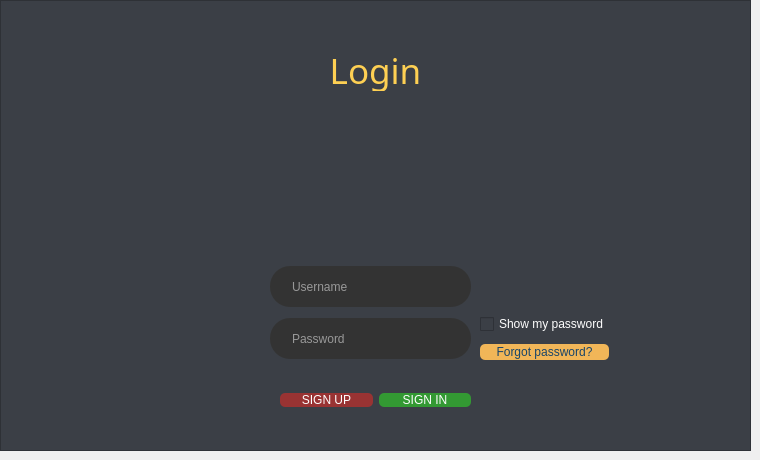
     <widget class="QWidget" name="Login">
      <widget class="QFrame" name="frame_2">
       <property name="geometry">
        <rect>
         <x>0</x>
         <y>0</y>
         <width>751</width>
         <height>451</height>
        </rect>
       </property>
       <property name="styleSheet">
        <string notr="true">background-color: rgb(59, 63, 70);</string>
       </property>
       <property name="frameShape">
        <enum>QFrame::StyledPanel</enum>
       </property>
       <property name="frameShadow">
        <enum>QFrame::Raised</enum>
       </property>
       <widget class="QLabel" name="label">
        <property name="geometry">
         <rect>
          <x>0</x>
          <y>50</y>
          <width>751</width>
          <height>41</height>
         </rect>
        </property>
        <property name="font">
         <font>
          <family>Droid Sans</family>
          <pointsize>-1</pointsize>
         </font>
        </property>
        <property name="styleSheet">
         <string notr="true">text-align: center;
color: rgb(254, 208, 83);
margin: 0 auto;
font-size: 35px;
font-family: 'Droid Sans';</string>
        </property>
        <property name="text">
         <string>Login</string>
        </property>
        <property name="alignment">
         <set>Qt::AlignCenter</set>
        </property>
        <property name="buddy">
         <cstring>loginButton</cstring>
        </property>
       </widget>
       <widget class="QLineEdit" name="usernameBox">
        <property name="geometry">
         <rect>
          <x>270</x>
          <y>266</y>
          <width>201</width>
          <height>41</height>
         </rect>
        </property>
        <property name="palette">
         <palette>
          <active>
           <colorrole role="WindowText">
            <brush brushstyle="SolidPattern">
             <color alpha="255">
              <red>254</red>
              <green>254</green>
              <blue>254</blue>
             </color>
            </brush>
           </colorrole>
           <colorrole role="Button">
            <brush brushstyle="SolidPattern">
             <color alpha="255">
              <red>51</red>
              <green>51</green>
              <blue>51</blue>
             </color>
            </brush>
           </colorrole>
           <colorrole role="Text">
            <brush brushstyle="SolidPattern">
             <color alpha="255">
              <red>254</red>
              <green>254</green>
              <blue>254</blue>
             </color>
            </brush>
           </colorrole>
           <colorrole role="ButtonText">
            <brush brushstyle="SolidPattern">
             <color alpha="255">
              <red>254</red>
              <green>254</green>
              <blue>254</blue>
             </color>
            </brush>
           </colorrole>
           <colorrole role="Base">
            <brush brushstyle="SolidPattern">
             <color alpha="255">
              <red>51</red>
              <green>51</green>
              <blue>51</blue>
             </color>
            </brush>
           </colorrole>
           <colorrole role="Window">
            <brush brushstyle="SolidPattern">
             <color alpha="255">
              <red>51</red>
              <green>51</green>
              <blue>51</blue>
             </color>
            </brush>
           </colorrole>
           <colorrole role="PlaceholderText">
            <brush brushstyle="SolidPattern">
             <color alpha="255">
              <red>254</red>
              <green>254</green>
              <blue>254</blue>
             </color>
            </brush>
           </colorrole>
          </active>
          <inactive>
           <colorrole role="WindowText">
            <brush brushstyle="SolidPattern">
             <color alpha="255">
              <red>254</red>
              <green>254</green>
              <blue>254</blue>
             </color>
            </brush>
           </colorrole>
           <colorrole role="Button">
            <brush brushstyle="SolidPattern">
             <color alpha="255">
              <red>51</red>
              <green>51</green>
              <blue>51</blue>
             </color>
            </brush>
           </colorrole>
           <colorrole role="Text">
            <brush brushstyle="SolidPattern">
             <color alpha="255">
              <red>254</red>
              <green>254</green>
              <blue>254</blue>
             </color>
            </brush>
           </colorrole>
           <colorrole role="ButtonText">
            <brush brushstyle="SolidPattern">
             <color alpha="255">
              <red>254</red>
              <green>254</green>
              <blue>254</blue>
             </color>
            </brush>
           </colorrole>
           <colorrole role="Base">
            <brush brushstyle="SolidPattern">
             <color alpha="255">
              <red>51</red>
              <green>51</green>
              <blue>51</blue>
             </color>
            </brush>
           </colorrole>
           <colorrole role="Window">
            <brush brushstyle="SolidPattern">
             <color alpha="255">
              <red>51</red>
              <green>51</green>
              <blue>51</blue>
             </color>
            </brush>
           </colorrole>
           <colorrole role="PlaceholderText">
            <brush brushstyle="SolidPattern">
             <color alpha="255">
              <red>254</red>
              <green>254</green>
              <blue>254</blue>
             </color>
            </brush>
           </colorrole>
          </inactive>
          <disabled>
           <colorrole role="WindowText">
            <brush brushstyle="SolidPattern">
             <color alpha="255">
              <red>254</red>
              <green>254</green>
              <blue>254</blue>
             </color>
            </brush>
           </colorrole>
           <colorrole role="Button">
            <brush brushstyle="SolidPattern">
             <color alpha="255">
              <red>51</red>
              <green>51</green>
              <blue>51</blue>
             </color>
            </brush>
           </colorrole>
           <colorrole role="Text">
            <brush brushstyle="SolidPattern">
             <color alpha="255">
              <red>254</red>
              <green>254</green>
              <blue>254</blue>
             </color>
            </brush>
           </colorrole>
           <colorrole role="ButtonText">
            <brush brushstyle="SolidPattern">
             <color alpha="255">
              <red>254</red>
              <green>254</green>
              <blue>254</blue>
             </color>
            </brush>
           </colorrole>
           <colorrole role="Base">
            <brush brushstyle="SolidPattern">
             <color alpha="255">
              <red>51</red>
              <green>51</green>
              <blue>51</blue>
             </color>
            </brush>
           </colorrole>
           <colorrole role="Window">
            <brush brushstyle="SolidPattern">
             <color alpha="255">
              <red>51</red>
              <green>51</green>
              <blue>51</blue>
             </color>
            </brush>
           </colorrole>
           <colorrole role="PlaceholderText">
            <brush brushstyle="SolidPattern">
             <color alpha="255">
              <red>254</red>
              <green>254</green>
              <blue>254</blue>
             </color>
            </brush>
           </colorrole>
          </disabled>
         </palette>
        </property>
        <property name="font">
         <font>
          <kerning>true</kerning>
         </font>
        </property>
        <property name="layoutDirection">
         <enum>Qt::LeftToRight</enum>
        </property>
        <property name="styleSheet">
         <string notr="true">padding-left: 20px;
padding-right: 20px;
border-radius: 20px;
background: #333;
color: #fefefe;</string>
        </property>
        <property name="text">
         <string/>
        </property>
        <property name="frame">
         <bool>false</bool>
        </property>
        <property name="cursorPosition">
         <number>0</number>
        </property>
        <property name="placeholderText">
         <string>Username</string>
        </property>
       </widget>
       <widget class="QLineEdit" name="passwordBox">
        <property name="geometry">
         <rect>
          <x>270</x>
          <y>318</y>
          <width>201</width>
          <height>41</height>
         </rect>
        </property>
        <property name="palette">
         <palette>
          <active>
           <colorrole role="WindowText">
            <brush brushstyle="SolidPattern">
             <color alpha="255">
              <red>254</red>
              <green>254</green>
              <blue>254</blue>
             </color>
            </brush>
           </colorrole>
           <colorrole role="Button">
            <brush brushstyle="SolidPattern">
             <color alpha="255">
              <red>51</red>
              <green>51</green>
              <blue>51</blue>
             </color>
            </brush>
           </colorrole>
           <colorrole role="Text">
            <brush brushstyle="SolidPattern">
             <color alpha="255">
              <red>254</red>
              <green>254</green>
              <blue>254</blue>
             </color>
            </brush>
           </colorrole>
           <colorrole role="ButtonText">
            <brush brushstyle="SolidPattern">
             <color alpha="255">
              <red>254</red>
              <green>254</green>
              <blue>254</blue>
             </color>
            </brush>
           </colorrole>
           <colorrole role="Base">
            <brush brushstyle="SolidPattern">
             <color alpha="255">
              <red>51</red>
              <green>51</green>
              <blue>51</blue>
             </color>
            </brush>
           </colorrole>
           <colorrole role="Window">
            <brush brushstyle="SolidPattern">
             <color alpha="255">
              <red>51</red>
              <green>51</green>
              <blue>51</blue>
             </color>
            </brush>
           </colorrole>
           <colorrole role="PlaceholderText">
            <brush brushstyle="SolidPattern">
             <color alpha="255">
              <red>254</red>
              <green>254</green>
              <blue>254</blue>
             </color>
            </brush>
           </colorrole>
          </active>
          <inactive>
           <colorrole role="WindowText">
            <brush brushstyle="SolidPattern">
             <color alpha="255">
              <red>254</red>
              <green>254</green>
              <blue>254</blue>
             </color>
            </brush>
           </colorrole>
           <colorrole role="Button">
            <brush brushstyle="SolidPattern">
             <color alpha="255">
              <red>51</red>
              <green>51</green>
              <blue>51</blue>
             </color>
            </brush>
           </colorrole>
           <colorrole role="Text">
            <brush brushstyle="SolidPattern">
             <color alpha="255">
              <red>254</red>
              <green>254</green>
              <blue>254</blue>
             </color>
            </brush>
           </colorrole>
           <colorrole role="ButtonText">
            <brush brushstyle="SolidPattern">
             <color alpha="255">
              <red>254</red>
              <green>254</green>
              <blue>254</blue>
             </color>
            </brush>
           </colorrole>
           <colorrole role="Base">
            <brush brushstyle="SolidPattern">
             <color alpha="255">
              <red>51</red>
              <green>51</green>
              <blue>51</blue>
             </color>
            </brush>
           </colorrole>
           <colorrole role="Window">
            <brush brushstyle="SolidPattern">
             <color alpha="255">
              <red>51</red>
              <green>51</green>
              <blue>51</blue>
             </color>
            </brush>
           </colorrole>
           <colorrole role="PlaceholderText">
            <brush brushstyle="SolidPattern">
             <color alpha="255">
              <red>254</red>
              <green>254</green>
              <blue>254</blue>
             </color>
            </brush>
           </colorrole>
          </inactive>
          <disabled>
           <colorrole role="WindowText">
            <brush brushstyle="SolidPattern">
             <color alpha="255">
              <red>254</red>
              <green>254</green>
              <blue>254</blue>
             </color>
            </brush>
           </colorrole>
           <colorrole role="Button">
            <brush brushstyle="SolidPattern">
             <color alpha="255">
              <red>51</red>
              <green>51</green>
              <blue>51</blue>
             </color>
            </brush>
           </colorrole>
           <colorrole role="Text">
            <brush brushstyle="SolidPattern">
             <color alpha="255">
              <red>254</red>
              <green>254</green>
              <blue>254</blue>
             </color>
            </brush>
           </colorrole>
           <colorrole role="ButtonText">
            <brush brushstyle="SolidPattern">
             <color alpha="255">
              <red>254</red>
              <green>254</green>
              <blue>254</blue>
             </color>
            </brush>
           </colorrole>
           <colorrole role="Base">
            <brush brushstyle="SolidPattern">
             <color alpha="255">
              <red>51</red>
              <green>51</green>
              <blue>51</blue>
             </color>
            </brush>
           </colorrole>
           <colorrole role="Window">
            <brush brushstyle="SolidPattern">
             <color alpha="255">
              <red>51</red>
              <green>51</green>
              <blue>51</blue>
             </color>
            </brush>
           </colorrole>
           <colorrole role="PlaceholderText">
            <brush brushstyle="SolidPattern">
             <color alpha="255">
              <red>254</red>
              <green>254</green>
              <blue>254</blue>
             </color>
            </brush>
           </colorrole>
          </disabled>
         </palette>
        </property>
        <property name="font">
         <font>
          <kerning>true</kerning>
         </font>
        </property>
        <property name="layoutDirection">
         <enum>Qt::LeftToRight</enum>
        </property>
        <property name="styleSheet">
         <string notr="true">padding-left: 20px;
padding-right: 20px;
border-radius: 20px;
background: #333;
color: #fefefe;</string>
        </property>
        <property name="inputMethodHints">
         <set>Qt::ImhHiddenText|Qt::ImhNoAutoUppercase|Qt::ImhNoPredictiveText|Qt::ImhSensitiveData</set>
        </property>
        <property name="inputMask">
         <string/>
        </property>
        <property name="text">
         <string/>
        </property>
        <property name="frame">
         <bool>false</bool>
        </property>
        <property name="echoMode">
         <enum>QLineEdit::Password</enum>
        </property>
        <property name="cursorPosition">
         <number>0</number>
        </property>
        <property name="placeholderText">
         <string>Password</string>
        </property>
       </widget>
       <widget class="QLabel" name="loginLabel">
        <property name="geometry">
         <rect>
          <x>280</x>
          <y>230</y>
          <width>267</width>
          <height>16</height>
         </rect>
        </property>
        <property name="styleSheet">
         <string notr="true">color: #fefefe;</string>
        </property>
        <property name="text">
         <string/>
        </property>
       </widget>
       <widget class="QLabel" name="loginpic">
        <property name="geometry">
         <rect>
          <x>320</x>
          <y>120</y>
          <width>111</width>
          <height>111</height>
         </rect>
        </property>
        <property name="styleSheet">
         <string notr="true"/>
        </property>
        <property name="text">
         <string/>
        </property>
        <property name="pixmap">
         <pixmap resource="elements.qrc">:/img/img/icons8-login-100.png</pixmap>
        </property>
        <property name="alignment">
         <set>Qt::AlignCenter</set>
        </property>
       </widget>
       <widget class="QWidget" name="layoutWidget">
        <property name="geometry">
         <rect>
          <x>280</x>
          <y>370</y>
          <width>191</width>
          <height>61</height>
         </rect>
        </property>
        <layout class="QHBoxLayout" name="horizontalLayout">
         <item>
          <widget class="QPushButton" name="regButton">
           <property name="styleSheet">
            <string notr="true">QPushButton#regButton {
color: white;
border-radius: 5px;
Background: #933;
color: #fefefe;
}

QPushButton#regButton:hover {
	background-color: rgb(42, 46, 52);
border-style: solid;
 border-width: 1px;
	color: rgb(241, 182, 88);
}

QPushButton#regButton:pressed {
border-style: solid;
border-width: 1px;
	background-color: rgb(25, 69, 105);
	color: rgb(85, 255, 255);
}</string>
           </property>
           <property name="text">
            <string>SIGN UP</string>
           </property>
          </widget>
         </item>
         <item>
          <widget class="QPushButton" name="loginButton">
           <property name="styleSheet">
            <string notr="true">
QPushButton#loginButton {
color: white;
border-radius: 5px;
Background: #393;
color: #fefefe;
}

QPushButton#loginButton:hover {
	background-color: rgb(42, 46, 52);
border-style: solid;
 border-width: 1px;
	color: rgb(241, 182, 88);
}

QPushButton#loginButton:pressed {
border-style: solid;
border-width: 1px;
	background-color: rgb(25, 69, 105);
	color: rgb(85, 255, 255);
}</string>
           </property>
           <property name="text">
            <string>SIGN IN</string>
           </property>
          </widget>
         </item>
        </layout>
       </widget>
       <widget class="QWidget" name="layoutWidget">
        <property name="geometry">
         <rect>
          <x>480</x>
          <y>310</y>
          <width>129</width>
          <height>54</height>
         </rect>
        </property>
        <layout class="QVBoxLayout" name="verticalLayout_3">
         <item>
          <widget class="QCheckBox" name="checkBox_showpass">
           <property name="styleSheet">
            <string notr="true">color: #fefefe;</string>
           </property>
           <property name="text">
            <string>Show my password</string>
           </property>
          </widget>
         </item>
         <item>
          <widget class="QPushButton" name="forgetpassbtn">
           <property name="styleSheet">
            <string notr="true">QPushButton#forgetpassbtn {
Padding: 1px;
Border-radius: 5px;
background-color: rgb(241, 182, 88);
color: rgb(25, 69, 105);
}

QPushButton#forgetpassbtn:hover {
	background-color: rgb(42, 46, 52);
border-style: solid;
 border-width: 1px;
	color: rgb(241, 182, 88);
}

QPushButton#forgetpassbtn:pressed {
border-style: solid;
border-width: 1px;
	border-color: rgb(25, 69, 105);
	color: rgb(85, 255, 255);
}</string>
           </property>
           <property name="text">
            <string>Forgot password?</string>
           </property>
          </widget>
         </item>
        </layout>
       </widget>
      </widget>
     </widget>
